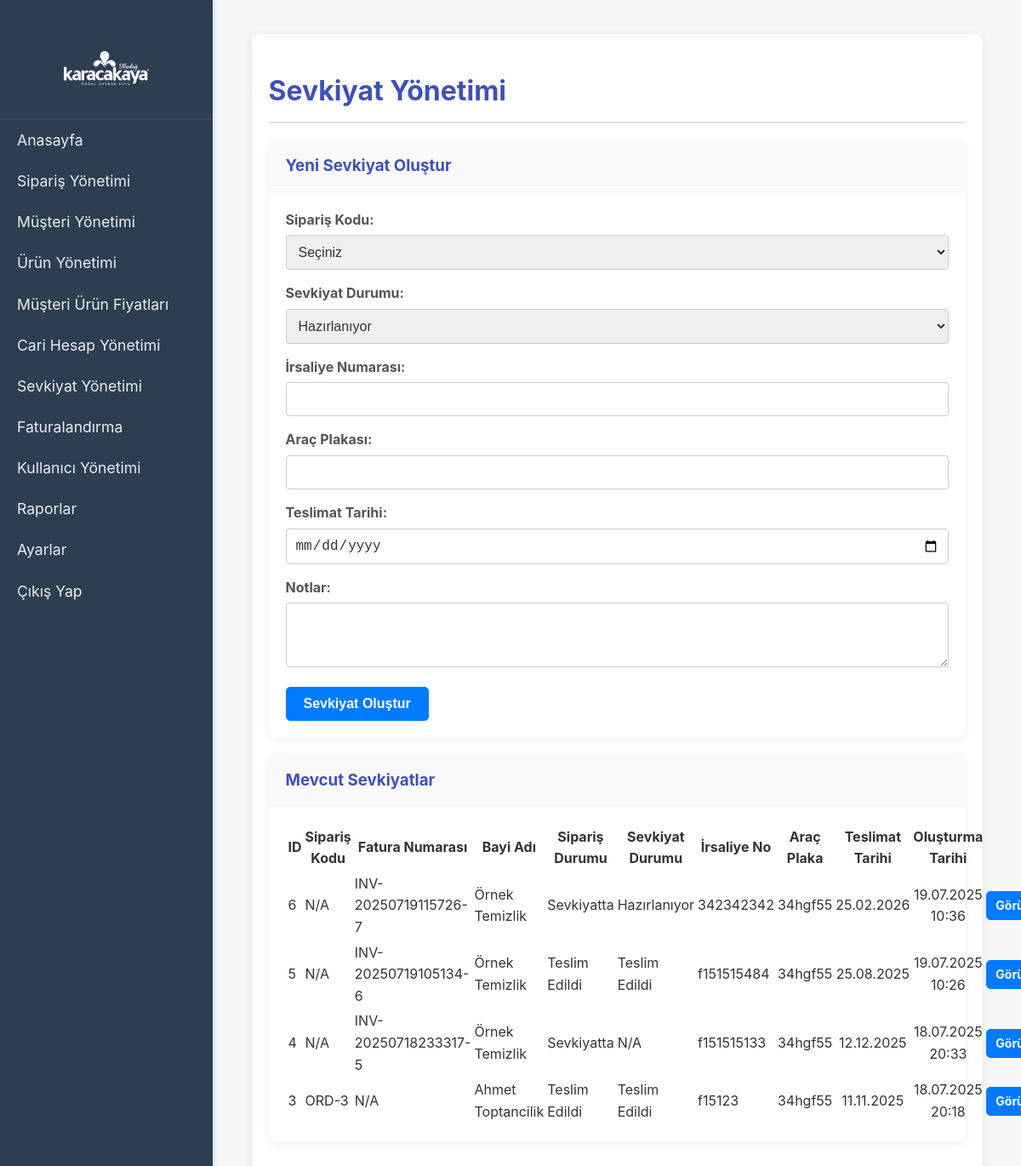
/shipments.php (signed in), run on the app's committed database.
### tables this page shows
CREATE TABLE `company_settings` (
  `id` int(11) NOT NULL,
  `company_name` varchar(255) NOT NULL,
  `address` text DEFAULT NULL,
  `phone` varchar(50) DEFAULT NULL,
  `tax_office` varchar(100) DEFAULT NULL,
  `tax_number` varchar(50) DEFAULT NULL,
  `email` varchar(100) DEFAULT NULL,
  `logo_path` varchar(255) DEFAULT NULL,
  `default_vat_rate` decimal(5,2) NOT NULL DEFAULT 0.00,
  `updated_at` timestamp NULL DEFAULT current_timestamp() ON UPDATE current_timestamp(),
  `default_vat_rate_normal` decimal(5,2) DEFAULT 18.00,
  `default_vat_rate_fixed_asset` decimal(5,2) DEFAULT 8.00
);

CREATE TABLE `shipments` (
  `id` int(11) NOT NULL,
  `order_id` int(11) NOT NULL,
  `shipment_date` date NOT NULL,
  `delivery_date` date DEFAULT NULL,
  `shipper_company` varchar(100) DEFAULT NULL,
  `vehicle_plate` varchar(50) DEFAULT NULL,
  `shipment_status` enum('Hazırlanıyor','Sevkiyatta','Teslim Edildi','İptal Edildi') DEFAULT NULL,
  `waybill_number` varchar(100) DEFAULT NULL,
  `notes` text DEFAULT NULL,
  `created_by` int(11) NOT NULL,
  `created_at` timestamp NULL DEFAULT current_timestamp(),
  `last_updated_by` int(11) DEFAULT NULL,
  `updated_at` timestamp NULL DEFAULT current_timestamp() ON UPDATE current_timestamp(),
  `is_active` tinyint(1) DEFAULT 1
);

CREATE TABLE `orders` (
  `id` int(11) NOT NULL,
  `dealer_id` int(11) NOT NULL,
  `order_date` timestamp NULL DEFAULT current_timestamp(),
  `customer_id` int(11) DEFAULT NULL,
  `total_amount` decimal(10,2) NOT NULL DEFAULT 0.00,
  `order_status` varchar(255) DEFAULT NULL,
  `created_by` int(11) NOT NULL,
  `last_updated_by` int(11) DEFAULT NULL,
  `sales_manager_approved_by` int(11) DEFAULT NULL,
  `accounting_approved_by` int(11) DEFAULT NULL,
  `shipment_approved_by` int(11) DEFAULT NULL,
  `shipment_date` date DEFAULT NULL,
  `delivery_plate_number` varchar(50) DEFAULT NULL,
  `notes` text DEFAULT NULL,
  `current_approver_role_id` int(11) DEFAULT NULL,
  `payment_method` varchar(50) DEFAULT 'Belirtilmedi',
  `payment_status` varchar(50) DEFAULT 'Beklemede',
  `invoice_status` varchar(50) DEFAULT 'Beklemede',
  `sales_manager_approved_date` datetime DEFAULT NULL,
  `accounting_approved_date` datetime DEFAULT NULL,
  `order_code` varchar(50) DEFAULT NULL,
  `invoice_number` varchar(100) DEFAULT NULL
);

CREATE TABLE `customers` (
  `id` int(11) NOT NULL,
  `user_id` int(11) DEFAULT NULL,
  `customer_name` varchar(255) NOT NULL,
  `tax_office` varchar(100) DEFAULT NULL,
  `tax_id` varchar(50) DEFAULT NULL,
  `contact_person` varchar(255) NOT NULL,
  `phone` varchar(50) NOT NULL,
  `email` varchar(255) DEFAULT NULL,
  `address` mediumtext DEFAULT NULL,
  `credit_limit` decimal(10,2) DEFAULT 0.00,
  `fixed_asset_credit_limit` decimal(10,2) NOT NULL DEFAULT 0.00,
  `current_debt` decimal(10,2) DEFAULT 0.00,
  `fixed_asset_current_debt` decimal(10,2) NOT NULL DEFAULT 0.00,
  `created_at` datetime DEFAULT current_timestamp(),
  `updated_at` datetime DEFAULT current_timestamp() ON UPDATE current_timestamp(),
  `created_by` int(11) NOT NULL,
  `last_updated_by` int(11) DEFAULT NULL,
  `is_active` tinyint(1) DEFAULT 1,
  `first_name` varchar(100) DEFAULT NULL,
  `last_name` varchar(100) DEFAULT NULL,
  `address_line1` varchar(255) DEFAULT NULL,
  `address_line2` varchar(255) DEFAULT NULL,
  `city` varchar(100) DEFAULT NULL,
  `state` varchar(100) DEFAULT NULL,
  `zip_code` varchar(20) DEFAULT NULL,
  `country` varchar(100) DEFAULT NULL,
  `last_payment_date` date DEFAULT NULL,
  `last_payment_amount` decimal(10,2) DEFAULT NULL
);

### shipments.php (the view, shortened to what this page needs)
<?php
$action = isset($_GET['action']) ? $_GET['action'] : 'list';
$shipment_id = isset($_GET['id']) ? intval($_GET['id']) : 0;
$shipment_statuses = [
    'Hazırlanıyor',
    'Sevkiyatta',
    'Teslim Edildi',
    'İptal Edildi'
];
$pdo = connect_db();
$eligible_orders = [];
try {
    $sql_eligible_orders = "SELECT o.id, o.order_code, o.invoice_number, c.customer_name as dealer_name, o.order_date
                            FROM orders o
                            JOIN customers c ON o.dealer_id = c.id
                            WHERE o.order_status = 'Faturalandı' -- Sadece faturalanmış siparişler
                            AND o.id NOT IN (SELECT order_id FROM shipments WHERE is_active = TRUE) -- Aktif sevkiyatı olmayanlar
                            ORDER BY o.order_date DESC";
    $stmt_eligible_orders = $pdo->query($sql_eligible_orders);
    $eligible_orders = $stmt_eligible_orders->fetchAll(PDO::FETCH_ASSOC);
} catch (PDOException $e) {
    error_log("Sevkiyat oluşturulabilecek siparişler çekilirken hata: " . $e->getMessage());
    $message = "Sevkiyat oluşturulabilecek siparişler alınamadı: " . $e->getMessage();
    $message_type = 'error';
}
$shipments = [];
if ($action == 'list') {
    try {
        $sql = "SELECT s.*, o.order_code, o.invoice_number, o.order_status as order_main_status, c.customer_name as dealer_name,
                       u_created.username as created_by_username,
                       COALESCE(u_updated.username, 'N/A') as last_updated_by_username
                FROM shipments s
                JOIN orders o ON s.order_id = o.id
                JOIN customers c ON o.dealer_id = c.id
                JOIN users u_created ON s.created_by = u_created.id
                LEFT JOIN users u_updated ON s.last_updated_by = u_updated.id
                WHERE s.is_active = TRUE";
        $sql .= " ORDER BY s.created_at DESC";
        $stmt = $pdo->query($sql);
        $shipments = $stmt->fetchAll(PDO::FETCH_ASSOC);
    } catch (PDOException $e) {
        error_log("Sevkiyatlar çekilirken hata: " . $e->getMessage());
        $message = "Sevkiyat listesi alınırken bir hata oluştu: " . $e->getMessage();
        $message_type = 'error';
    }
}
include 'includes/header.php';
?>
<div class="container">
    <h1>Sevkiyat Yönetimi</h1>
    <div class="card" style="margin-bottom: 20px;">
        <div class="card-header">
            <h3>Yeni Sevkiyat Oluştur</h3>
        </div>
        <div class="card-body">
            <?php if (!empty($eligible_orders)) : ?>
                <form id="newShipmentForm" action="shipments.php" method="post">
                    <div class="form-group">
                        <label for="order_id">Sipariş Kodu:</label>
                        <select id="order_id" name="order_id" required>
                            <option value="">Seçiniz</option>
                        </select>
                    </div>
                    <div class="form-group">
                        <label for="shipment_status_new">Sevkiyat Durumu:</label>
                        <select id="shipment_status_new" name="shipment_status" required>
                            <?php foreach ($shipment_statuses as $status) : ?>
                                <option value="<?php echo htmlspecialchars($status); ?>" <?php echo ($status == 'Hazırlanıyor') ? 'selected' : ''; ?>>
                                    <?php echo htmlspecialchars($status); ?>
                                </option>
                            <?php endforeach; ?>
                        </select>
                    </div>
                    <div class="form-group">
                        <label for="waybill_number_new">İrsaliye Numarası:</label>
                        <input type="text" id="waybill_number_new" name="waybill_number" required>
                    </div>
                    <div class="form-group">
                        <label for="vehicle_plate_new">Araç Plakası:</label>
                        <input type="text" id="vehicle_plate_new" name="vehicle_plate">
                    </div>
                    <div class="form-group">
                        <label for="delivery_date_new">Teslimat Tarihi:</label>
                        <input type="date" id="delivery_date_new" name="delivery_date">
                    </div>
                    <div class="form-group">
                        <label for="notes_new">Notlar:</label>
                        <textarea id="notes_new" name="notes" rows="3"></textarea>
                    </div>
                    <button type="submit" name="add_shipment" class="btn btn-primary">Sevkiyat Oluştur</button>
                </form>
            <?php else : ?>
                <p>Yeni sevkiyat oluşturulabilecek faturalanmış sipariş bulunmamaktadır.</p>
            <?php endif; ?>
        </div>
    </div>
    <div class="card">
        <div class="card-header">
            <h3>Mevcut Sevkiyatlar</h3>
        </div>
        <div class="card-body">
            <?php if (!empty($shipments)) : ?>
                <table>
                    <thead>
                        <tr>
                            <th>ID</th>
                            <th>Sipariş Kodu</th>
                            <th>Fatura Numarası</th>
                            <th>Bayi Adı</th>
                            <th>Sipariş Durumu</th>
                            <th>Sevkiyat Durumu</th>
                            <th>İrsaliye No</th>
                            <th>Araç Plaka</th>
                            <th>Teslimat Tarihi</th>
                            <th>Oluşturma Tarihi</th>
                            <th>İşlemler</th>
                        </tr>
                    </thead>
                    <tbody>
                        <?php foreach ($shipments as $shipment) : ?>
                            <tr>
                                <td><?php echo htmlspecialchars($shipment['id']); ?></td>
                                <td><?php echo htmlspecialchars($shipment['order_code'] ?: 'N/A'); ?></td>
                                <td><?php echo htmlspecialchars($shipment['invoice_number'] ?: 'N/A'); ?></td>
                                <td><?php echo htmlspecialchars($shipment['dealer_name']); ?></td>
                                <td><?php echo htmlspecialchars($shipment['order_main_status'] ?: 'N/A'); ?></td>
                                <td><?php echo htmlspecialchars($shipment['shipment_status'] ?: 'N/A'); ?></td>
                                <td><?php echo htmlspecialchars($shipment['waybill_number'] ?: 'N/A'); ?></td>
                                <td><?php echo htmlspecialchars($shipment['vehicle_plate'] ?: 'N/A'); ?></td>
                                <td><?php echo htmlspecialchars($shipment['delivery_date'] ? date('d.m.Y', strtotime($shipment['delivery_date'])) : 'N/A'); ?></td>
                                <td><?php echo htmlspecialchars(date('d.m.Y H:i', strtotime($shipment['created_at']))); ?></td>
                                <td>
                                    <a href="shipments.php?action=view&id=<?php echo htmlspecialchars($shipment['id']); ?>" class="btn btn-primary btn-sm">Görüntele</a>
                                </td>
                            </tr>
                        <?php endforeach; ?>
                    </tbody>
                </table>
            <?php else : ?>
                <p>Henüz sevkiyat kaydı bulunmamaktadır.</p>
            <?php endif; ?>
        </div>
    </div>
</div>
<?php include 'includes/footer.php'; ?>

### includes/header.php (shortened to what this page needs)
<?php
$company_logo_path = '';
$company_name_for_logo = 'Panel';
try {
    if (isset($pdo) && $pdo instanceof PDO) {
        $stmt_logo = $pdo->query("SELECT logo_path, company_name FROM company_settings WHERE id = 1 LIMIT 1");
        $logo_data = $stmt_logo->fetch(PDO::FETCH_ASSOC);
        if ($logo_data) {
            if (!empty($logo_data['logo_path']) && file_exists($logo_data['logo_path'])) {
                $company_logo_path = htmlspecialchars($logo_data['logo_path']);
            }
            if (!empty($logo_data['company_name'])) {
                $company_name_for_logo = htmlspecialchars($logo_data['company_name']);
            }
        }
    } else {
        error_log("header.php: PDO bağlantısı (\$pdo) tanımlı değil veya geçerli değil.");
    }
} catch (PDOException $e) {
    error_log("Header'da logo çekilirken veritabanı hatası: " . $e->getMessage());
}
?>
<!DOCTYPE html>
<html lang="tr">
<head>
    <link rel="stylesheet" href="style.css">
</head>
<body>
    <div id="wrapper">
        <aside id="sidebar">
            <div class="sidebar-header">
                <a href="dashboard.php" class="logo-link" title="<?php echo $company_name_for_logo; ?> Paneline Git">
                    <?php if (!empty($company_logo_path)) : ?>
                        <img src="<?php echo $company_logo_path; ?>" alt="<?php echo $company_name_for_logo; ?> Logo" class="app-logo">
                    <?php else : ?>
                        <h3 class="app-name"><?php echo $company_name_for_logo; ?></h3>
                    <?php endif; ?>
                </a>
            </div>
            <?php include 'menu.php';  ?>
        </aside>
        <main id="content">

### style.css (style rules this page uses)
body { font-family: Arial, sans-serif; margin: 0; padding: 0; background-color: #f4f7f6; color: #333; }
#wrapper { display: flex; min-height: 100vh; background-color: #f4f7f6; }
#sidebar { width: 250px; min-height: 100vh; background-color: #343a40; color: #fff; padding-top: 20px; box-shadow: 2px 0 5px rgba(0,0,0,0.1); flex-shrink: 0; transition: all 0.3s; }
#content { width: calc(100% - 250px); padding: 20px; min-height: 100vh; overflow-y: auto; transition: all 0.3s; }
.container { width: 90%; max-width: 1200px; margin: 20px auto; padding: 20px; background-color: #fff; border-radius: 8px; box-shadow: 0 2px 10px rgba(0, 0, 0, 0.08); }
h1, h2, h3 { color: #3f51b5; margin-bottom: 20px; border-bottom: 2px solid #e0e0e0; padding-bottom: 10px; }
.btn { display: inline-block; padding: 10px 20px; font-size: 16px; font-weight: bold; text-align: center; text-decoration: none; border-radius: 5px; cursor: pointer; transition: background-color 0.3s ease, border-color 0.3s ease, color 0.3s ease; border: 1px solid transparent; white-space: nowrap; }
.btn-primary { background-color: #007bff; color: #fff; border-color: #007bff; }
.form-group { margin-bottom: 15px; }
.form-group label { display: block; margin-bottom: 5px; font-weight: bold; color: #555; }
.form-group input[type="text"], .form-group input[type="email"], .form-group input[type="number"], .form-group input[type="password"], .form-group input[type="url"], .form-group input[type="date"], .form-group select, .form-group textarea { width: 100%; padding: 10px; border: 1px solid #ccc; border-radius: 4px; box-sizing: border-box; font-size: 16px; color: #333; }
.form-group textarea { resize: vertical; }
.btn.btn-sm { padding: 5px 10px; font-size: 14px; }
table th:nth-child(9), table td:nth-child(9) { width: 8%; text-align: center; }
table th:nth-child(10), table td:nth-child(10) { width: 6%; text-align: center; }
table th:nth-child(11), table td:nth-child(11) { width: 12%; text-align: center; white-space: nowrap; }
.card { background-color: #fff; border-radius: 8px; box-shadow: 0 2px 10px rgba(0, 0, 0, 0.08); margin-bottom: 20px; }
.card-header { padding: 15px 20px; border-bottom: 1px solid #eee; background-color: #f9f9f9; border-top-left-radius: 8px; border-top-right-radius: 8px; }
.card-header h2, .card-header h3 { margin: 0; color: #3f51b5; border-bottom: none; padding-bottom: 0; }
.card-body { padding: 20px; }
#sidebar .sidebar-header { text-align: center; padding: 20px 0; background-color: #2c3e50; border-bottom: 1px solid rgba(255, 255, 255, 0.1); display: flex; justify-content: center; align-items: center; min-height: 80px; flex-direction: column; }
#sidebar .sidebar-header .app-logo { max-width: 100px; height: auto; display: block; margin: 0 auto; padding: 5px; border-radius: 5px; filter: invert(100%) grayscale(100%) brightness(200%); }
#sidebar { background-color: #2c3e50; color: #ecf0f1; }
body { font-family: 'Inter', 'Segoe UI', Tahoma, Geneva, Verdana, sans-serif; background-color: #f0f2f5; color: #333; margin: 0; line-height: 1.6; }

### shipments.php (style rules this page uses)
.card { background-color: #fff; border-radius: 8px; box-shadow: 0 2px 10px rgba(0, 0, 0, 0.08); margin-bottom: 20px; }
.card-header { padding: 15px 20px; border-bottom: 1px solid #eee; background-color: #f9f9f9; border-top-left-radius: 8px; border-top-right-radius: 8px; }
.card-header h3 { margin: 0; color: #3f51b5; border-bottom: none; padding-bottom: 0; }
.card-body { padding: 20px; }
.btn-sm { padding: 5px 10px; font-size: 14px; }

### data on the page
company_settings: logo_path (picture)
shipments: shipment_status "Hazırlanıyor", id "6", order.order_code "N/A", order.invoice_number "INV-20250719115726-7", customers.customer_name "Örnek Temizlik", order.order_status "Sevkiyatta", waybill_number "342342342", vehicle_plate "34hgf55", delivery_date "25.02.2026", created_at "19.07.2025 10:36"
shipments: id "5", order.order_code "N/A", order.invoice_number "INV-20250719105134-6", customers.customer_name "Örnek Temizlik", order.order_status "Teslim Edildi", shipment_status "Teslim Edildi", waybill_number "f151515484", vehicle_plate "34hgf55", delivery_date "25.08.2025", created_at "19.07.2025 10:26"
shipments: id "4", order.order_code "N/A", order.invoice_number "INV-20250718233317-5", customers.customer_name "Örnek Temizlik", order.order_status "Sevkiyatta", shipment_status "N/A", waybill_number "f151515133", vehicle_plate "34hgf55", delivery_date "12.12.2025", created_at "18.07.2025 20:33"
shipments: id "3", order.order_code "ORD-3", order.invoice_number "N/A", customers.customer_name "Ahmet Toptancilik", order.order_status "Teslim Edildi", shipment_status "Teslim Edildi", waybill_number "f15123", vehicle_plate "34hgf55", delivery_date "11.11.2025", created_at "18.07.2025 20:18"
